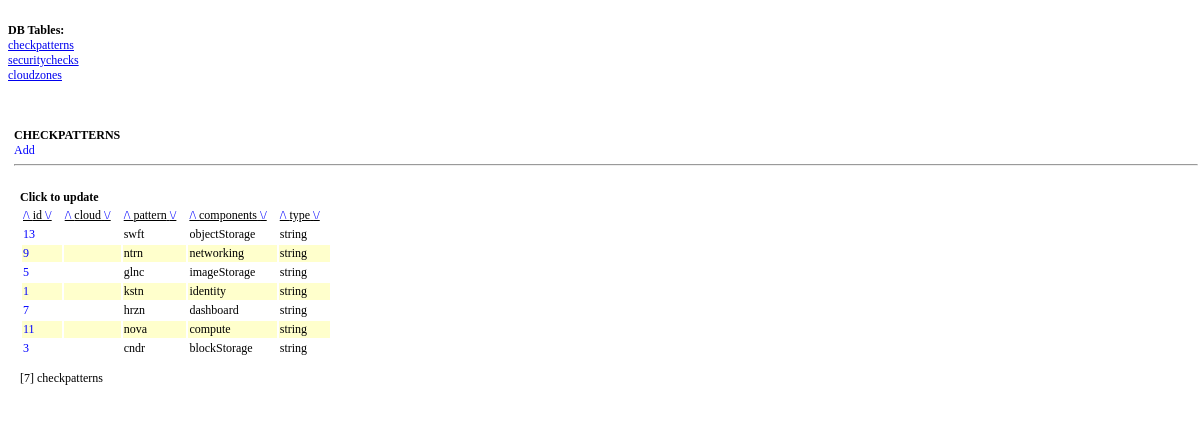
/apache/html/db.php?cat=checkpatterns&cmd=update, run on the app's committed database.
### tables this page shows
CREATE TABLE `checkPatterns` (
  `id` int(11) NOT NULL AUTO_INCREMENT,
  `type` varchar(16) NOT NULL,
  `pattern` varchar(32) NOT NULL,
  `components` varchar(256) NOT NULL,
  PRIMARY KEY (`id`)
);

### apache/html/inc/db.class/_class.checkpatterns.php (called while the page is built, shortened)
<?php
        class CheckPattern extends Gen
        {
                function __construct()
                {
                        $this->table_name       =       'checkPatterns';
                }
        }

### apache/html/inc/db.class/_class.general_db.php (the view, shortened to what this page needs)
<?php
        class Gen
        {
                var $table_name;
                var $data_array;
                function dsp_link($where, $num_sort, $shfields)
                {
                        $rowdata = $this->load_all($where);
                        $i = 0;
                        echo "<th><a href=".$_SERVER['PHP_SELF']."?cat=".$_GET['cat']."&cmd=".$_GET['cmd']."&way=asc&orderby=id>/\ </a>".$num_sort;
                        echo "<a href=".$_SERVER['PHP_SELF']."?cat=".$_GET['cat']."&cmd=".$_GET['cmd']."&way=desc&orderby=id> \/</a></th>";
                        foreach($shfields as $sval => $fld_val)
                        {
                                echo "<th><a href=".$_SERVER['PHP_SELF']."?cat=".$_GET['cat']."&cmd=".$_GET['cmd']."&way=asc&orderby=".$fld_val.">/\ </a>".$fld_val;
                                echo "<a href=".$_SERVER['PHP_SELF']."?cat=".$_GET['cat']."&cmd=".$_GET['cmd']."&way=desc&orderby=".$fld_val."> \/</a></th>";
                        }
                        foreach($rowdata as $row)
                        {
                                if($i == '0') { $sty = '#ffffff'; } else { $sty = '#ffffcc'; }
                                echo "<tr bgcolor=".$sty."><td valign=top><a href=".$_SERVER['PHP_SELF']."?cat=".$_GET['cat']."&cmd=".$_GET['cmd']."&id=";
                                echo $row[$num_sort].">".$row[$num_sort]."</a></td> ";
                                foreach($shfields as $val)
                                {
                                        echo "<td valign=top>";
                                        echo htmlentities($row[$val]);
                                        echo "</td>";
                                }
                                $i++;
                                if($i > 1) { $i = 0; }
                                echo "</tr>";
                        }
                }
                function load_all($where)
                {
                        global $row_nums, $dbconn;
                        if(empty($where))
                        {
                                $where_str = NULL;
                        }
                        else
                        {
                                $where_str = $where;
                        }
                        $q = "SELECT * FROM $this->table_name $where_str";
                        $res = mysqli_query($dbconn, $q) or die('load_all: '.mysqli_error($dbconn));
                        while($row = mysqli_fetch_assoc($res))
                        {
                                $this->data_array[] = $row;
                        }
                                return $this->data_array;
                }
        }
?>

### apache/html/rsc/_main_style.css (style rules this page uses)
body,table, select, input, option { font-size: 12px; font-family: "Trebuchet MS"; }
th { text-align: left; font-weight: normal; width: 1px; text-decoration: underline; white-space: nowrap; padding-right: 10px; }
td { width:1px; white-space:nowrap; padding-right: 10px; }
#left a,#main a,#leftnav a { text-decoration: none; color: #00f; }

### data on the page
checkpatterns: id "13", pattern "swft", components "objectStorage", type "string"
checkpatterns: id "9", pattern "ntrn", components "networking", type "string"
checkpatterns: id "5", pattern "glnc", components "imageStorage", type "string"
checkpatterns: id "1", pattern "kstn", components "identity", type "string"
checkpatterns: id "7", pattern "hrzn", components "dashboard", type "string"
checkpatterns: id "11", pattern "nova", components "compute", type "string"
checkpatterns: id "3", pattern "cndr", components "blockStorage", type "string"

### other printed values
$aint "checkpatterns"
$aint "securitychecks"
$aint "cloudzones"
str_replace('_', ' ', $_GET['cat']) "CHECKPATTERNS"
$num_sort "id"
$fld_val "cloud"
$fld_val "pattern"
$fld_val "components"
$fld_val "type"
$row_nums "7"
str_replace('_', ' ', $cat) "checkpatterns"
